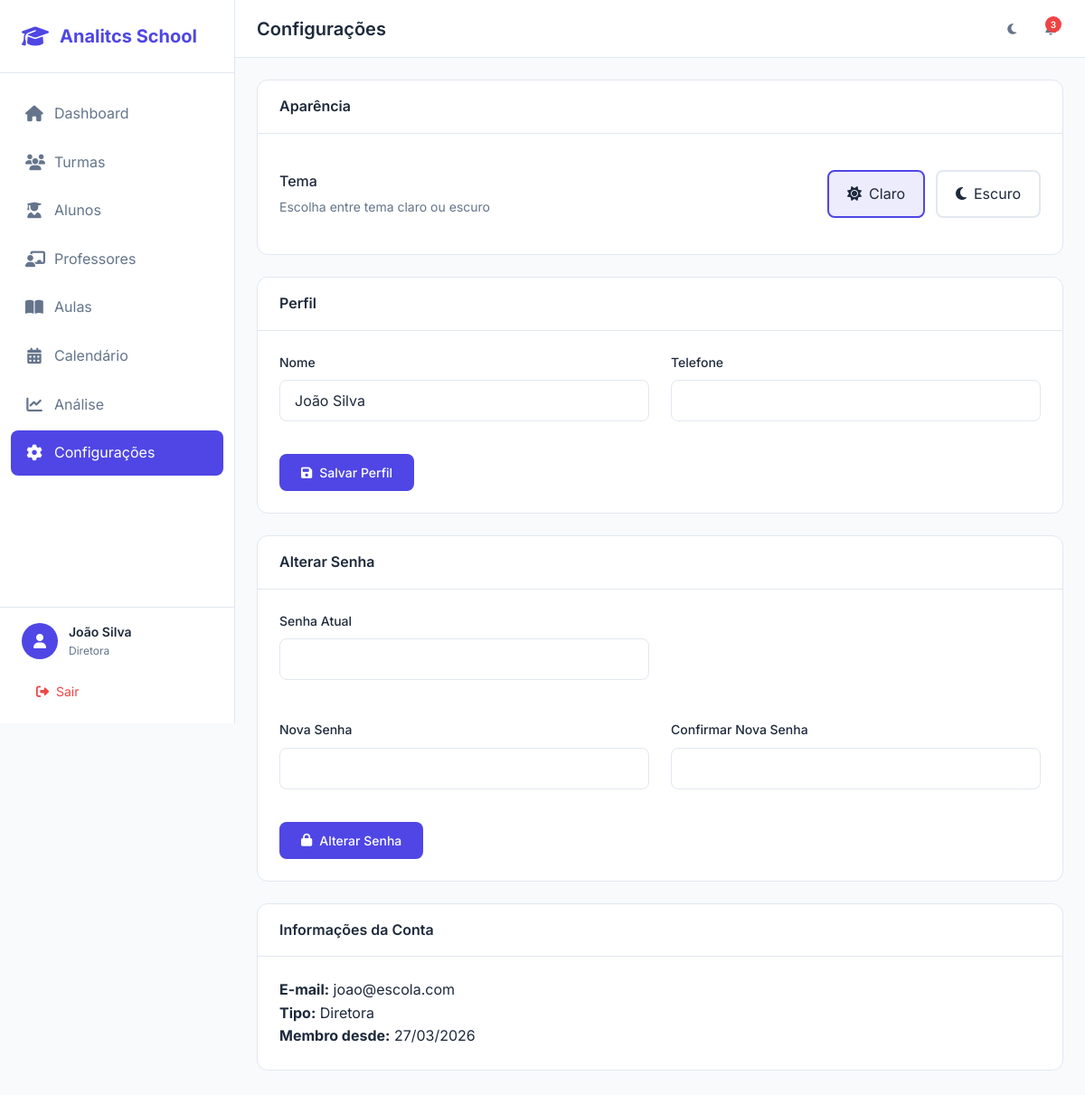
The page /configuracoes/ (signed in) on the database as committed earlier.
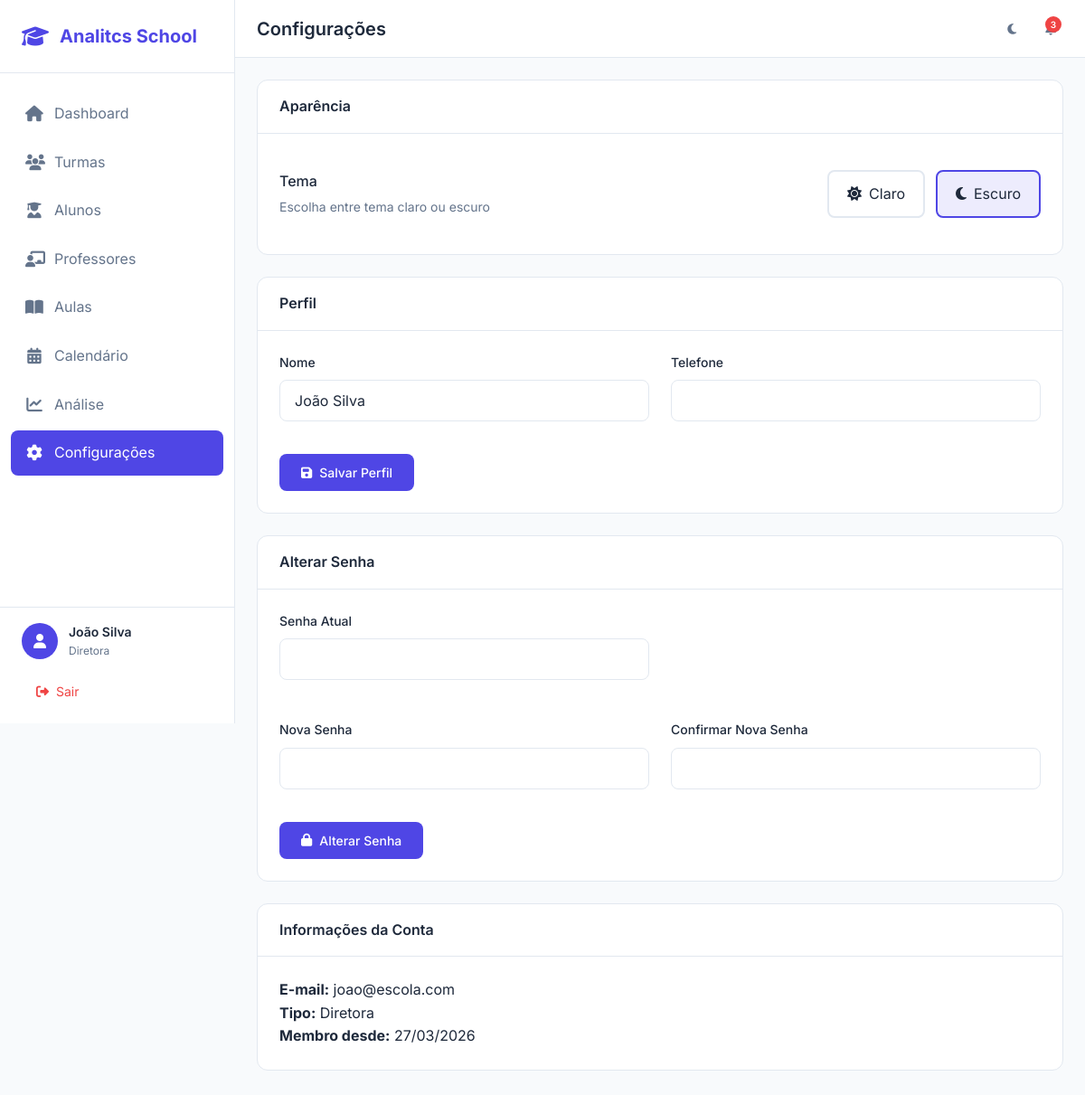
The same page on the database as committed later.
### app/models/usuario.py (models this page shows, shortened)
class Usuario(UserMixin, db.Model):
    __tablename__ = 'usuarios'
    id = db.Column(db.Integer, primary_key=True)
    nome = db.Column(db.String(100), nullable=False)
    email = db.Column(db.String(120), unique=True, nullable=False, index=True)
    senha_hash = db.Column(db.String(256), nullable=False)
    tipo = db.Column(db.String(20), nullable=False, default='professor')
    avatar = db.Column(db.String(255), nullable=True)
    telefone = db.Column(db.String(20), nullable=True)
    tema = db.Column(db.String(10), default='light')
    ativo = db.Column(db.Boolean, default=True)
    criado_em = db.Column(db.DateTime, default=datetime.utcnow)
    atualizado_em = db.Column(db.DateTime, default=datetime.utcnow, onupdate=datetime.utcnow)
    ultimo_acesso = db.Column(db.DateTime, nullable=True)
    professor = db.relationship('Professor', backref='usuario', uselist=False, lazy=True)

### app/controllers/configuracoes_controller.py (the view)
@configuracoes_bp.route('/')
@login_required
def index():
    return render_template('configuracoes/index.html')

### app/models/usuario.py (called while the page is built)
@login_manager.user_loader
def load_user(user_id):
    return Usuario.query.get(int(user_id))

### app/templates/configuracoes/index.html (shortened to what this page needs)
{% extends "base.html" %}
{% block page_title %}Configurações{% endblock %}
{% block content %}
<div class="settings-section">
    <div class="settings-header"><h3 class="settings-title">Aparência</h3></div>
    <div class="settings-body">
        <div class="settings-row">
            <div class="settings-label">
                <div class="settings-label-title">Tema</div>
                <div class="settings-label-desc">Escolha entre tema claro ou escuro</div>
            </div>
            <div class="theme-switch">
                <div class="theme-option {% if current_user.tema == 'light' %}active{% endif %}" onclick="setTheme('light')">
                    <i class="fas fa-sun"></i> Claro
                </div>
                <div class="theme-option {% if current_user.tema == 'dark' %}active{% endif %}" onclick="setTheme('dark')">
                    <i class="fas fa-moon"></i> Escuro
                </div>
            </div>
        </div>
    </div>
</div>
<div class="settings-section">
    <div class="settings-header"><h3 class="settings-title">Perfil</h3></div>
    <div class="settings-body">
        <form id="formPerfil">
            <div class="grid grid-2">
                <div class="form-group"><label class="form-label">Nome</label><input type="text" name="nome" class="form-control" value="{{ current_user.nome }}"></div>
                <div class="form-group"><label class="form-label">Telefone</label><input type="text" name="telefone" class="form-control" value="{{ current_user.telefone or '' }}"></div>
            </div>
            <button type="submit" class="btn btn-primary mt-2"><i class="fas fa-save"></i> Salvar Perfil</button>
        </form>
    </div>
</div>
<div class="settings-section">
    <div class="settings-header"><h3 class="settings-title">Alterar Senha</h3></div>
    <div class="settings-body">
        <form id="formSenha">
            <div class="grid grid-2">
                <div class="form-group"><label class="form-label">Senha Atual</label><input type="password" name="senha_atual" class="form-control" required></div>
                <div></div>
                <div class="form-group"><label class="form-label">Nova Senha</label><input type="password" name="nova_senha" class="form-control" required></div>
                <div class="form-group"><label class="form-label">Confirmar Nova Senha</label><input type="password" name="confirmar_senha" class="form-control" required></div>
            </div>
            <button type="submit" class="btn btn-primary mt-2"><i class="fas fa-lock"></i> Alterar Senha</button>
        </form>
    </div>
</div>
<div class="settings-section">
    <div class="settings-header"><h3 class="settings-title">Informações da Conta</h3></div>
    <div class="settings-body">
        <p><strong>E-mail:</strong> {{ current_user.email }}</p>
        <p><strong>Tipo:</strong> {{ current_user.tipo|capitalize }}</p>
        <p><strong>Membro desde:</strong> {{ current_user.criado_em.strftime('%d/%m/%Y') }}</p>
    </div>
</div>
{% endblock %}

### app/templates/base.html (shortened to what this page needs)
<!DOCTYPE html>
<html lang="pt-BR" data-theme="light">
<head>
    <link rel="stylesheet" href="https://cdnjs.cloudflare.com/ajax/libs/font-awesome/6.5.1/css/all.min.css">
    <link rel="stylesheet" href="{{ url_for('static', filename='css/main.css') }}">
    <link rel="stylesheet" href="{{ url_for('static', filename='css/components.css') }}">
    <link rel="stylesheet" href="{{ url_for('static', filename='css/responsive.css') }}">
</head>
<body {% if not current_user.is_authenticated %}class="auth-mode"{% endif %}>
    {% if current_user.is_authenticated %}
    <aside class="sidebar" id="sidebar">
        <div class="sidebar-header">
            <div class="logo">
                <i class="fas fa-graduation-cap"></i>
                <span>Analitcs School</span>
            </div>
        </div>
        <nav class="sidebar-nav">
            <ul>
                <li class="nav-item {% if request.endpoint == 'dashboard.index' %}active{% endif %}">
                    <a href="{{ url_for('dashboard.index') }}">
                        <i class="fas fa-home"></i>
                        <span>Dashboard</span>
                    </a>
                </li>
                <li class="nav-item {% if 'turmas' in request.endpoint %}active{% endif %}">
                    <a href="{{ url_for('turmas.index') }}">
                        <i class="fas fa-users"></i>
                        <span>Turmas</span>
                    </a>
                </li>
                <li class="nav-item {% if 'alunos' in request.endpoint %}active{% endif %}">
                    <a href="{{ url_for('alunos.index') }}">
                        <i class="fas fa-user-graduate"></i>
                        <span>Alunos</span>
                    </a>
                </li>
                <li class="nav-item {% if 'professores' in request.endpoint %}active{% endif %}">
                    <a href="{{ url_for('professores.index') }}">
                        <i class="fas fa-chalkboard-teacher"></i>
                        <span>Professores</span>
                    </a>
                </li>
                <li class="nav-item {% if 'aulas' in request.endpoint %}active{% endif %}">
                    <a href="{{ url_for('aulas.index') }}">
                        <i class="fas fa-book-open"></i>
                        <span>Aulas</span>
                    </a>
                </li>
                <li class="nav-item {% if 'calendario' in request.endpoint %}active{% endif %}">
                    <a href="{{ url_for('calendario.index') }}">
                        <i class="fas fa-calendar-alt"></i>
                        <span>Calendário</span>
                    </a>
                </li>
                <li class="nav-item {% if 'analise' in request.endpoint %}active{% endif %}">
                    <a href="{{ url_for('analise.index') }}">
                        <i class="fas fa-chart-line"></i>
                        <span>Análise</span>
                    </a>
                </li>
                <li class="nav-item {% if 'configuracoes' in request.endpoint %}active{% endif %}">
                    <a href="{{ url_for('configuracoes.index') }}">
                        <i class="fas fa-cog"></i>
                        <span>Configurações</span>
                    </a>
                </li>
            </ul>
        </nav>
        <div class="sidebar-footer">
            <div class="user-info">
                <div class="user-avatar">
                    <i class="fas fa-user"></i>
                </div>
                <div class="user-details">
                    <span class="user-name">{{ current_user.nome }}</span>
                    <span class="user-role">{{ current_user.tipo|capitalize }}</span>
                </div>
            </div>
            <a href="{{ url_for('auth.logout') }}" class="logout-btn">
                <i class="fas fa-sign-out-alt"></i>
                <span>Sair</span>
            </a>
        </div>
    </aside>
    <main class="main-content">
        <header class="header">
            <div class="header-left">
                <h1 class="page-title">{% block page_title %}Dashboard{% endblock %}</h1>
            </div>
            <div class="header-right">
                <button class="theme-toggle" id="themeToggle" title="Alternar tema">
                    <i class="fas fa-moon"></i>
                </button>
                <div class="notifications">
                    <button class="notification-btn">
                        <span class="notification-badge">3</span>
                    </button>
                </div>
            </div>
        </header>
        <div class="content">
            {% block content %}{% endblock %}
        </div>
    </main>
    {% else %}
        {% block auth_content %}{% endblock %}
    {% endif %}
</body>
</html>

### app/static/css/components.css (style rules this page uses)
.settings-section { background-color: var(--bg-card); border-radius: var(--border-radius-lg); border: 1px solid var(--border-color); margin-bottom: 1.5rem; }
.settings-header { padding: 1rem 1.5rem; border-bottom: 1px solid var(--border-color); }
.settings-title { font-size: 1rem; font-weight: 600; color: var(--text-primary); }
.settings-body { padding: 1.5rem; }
.settings-row { display: flex; align-items: center; justify-content: space-between; padding: 1rem 0; border-bottom: 1px solid var(--border-color); }
.settings-row:last-child { border-bottom: none; }
.settings-label { flex: 1; }
.settings-label-title { font-weight: 500; color: var(--text-primary); margin-bottom: 0.25rem; }
.settings-label-desc { font-size: 0.875rem; color: var(--text-secondary); }
.theme-switch { display: flex; gap: 0.75rem; }
.theme-option { padding: 0.75rem 1.25rem; border: 2px solid var(--border-color); border-radius: var(--border-radius); cursor: pointer; transition: var(--transition); display: flex; align-items: center; gap: 0.5rem; }
.theme-option.active { border-color: var(--primary); background-color: rgba(79, 70, 229, 0.1); }

Rows that differ between the two databases and show on the page:
changed Usuario "joao@escola.com": tema "light" → "dark" (drawn)
